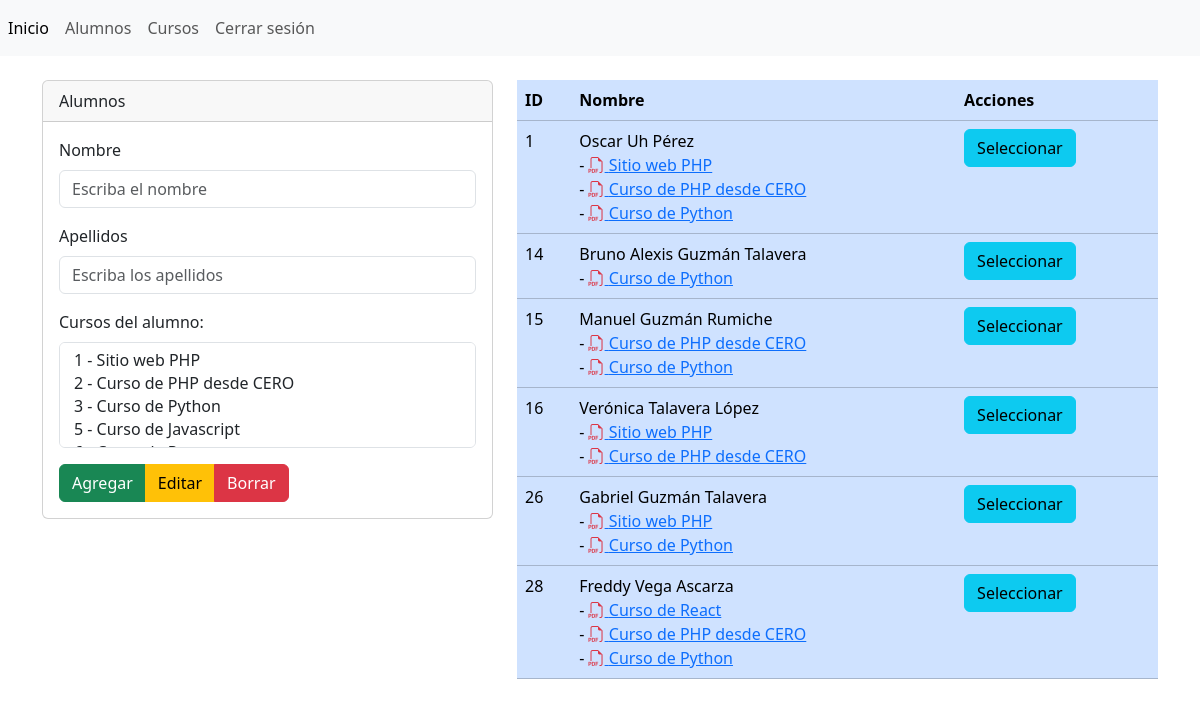
The page /secciones/vista_alumnos.php (signed in) on the database its author committed.
### tables this page shows
CREATE TABLE `alumnos` (
  `id` int(11) NOT NULL,
  `nombre` varchar(255) NOT NULL,
  `apellidos` varchar(255) NOT NULL
);

CREATE TABLE `cursos` (
  `id` int(255) NOT NULL,
  `nombre_curso` varchar(255) NOT NULL
);

### secciones/alumnos.php (called while the page is built, shortened)
<?php
$conexionBD = BD::crearInstancia();
$nombre = isset($_POST['nombre'])?$_POST['nombre']:'';
$apellidos = isset($_POST['apellidos'])?$_POST['apellidos']:'';
$sql = "SELECT * FROM alumnos";
$listaAlumnos = $conexionBD->query($sql);
$alumnos = $listaAlumnos->fetchAll();
foreach($alumnos as $clave => $alumno){
    $sql = "SELECT * FROM cursos WHERE id IN (SELECT idcurso FROM alumnos_cursos WHERE idalumno=:idalumno)";
    $consulta = $conexionBD->prepare($sql);
    $consulta->bindParam(':idalumno',$alumno['id']);
    $consulta->execute();
    $cursosAlumno = $consulta->fetchAll();
    $alumnos[ $clave]['cursos'] = $cursosAlumno;
}
$sql = "SELECT * FROM cursos";
$listaCursos = $conexionBD->query($sql);
$cursos = $listaCursos->fetchAll();
?>

### secciones/vista_alumnos.php (the view, shortened to what this page needs)
<?php include('../templates/cabecera.php') ?>
<?php include('../secciones/alumnos.php'); ?>
<br/>
<div class="row">
    <div class="col-5">
            <form action="" method="post">
                <div class="card">
                    <div class="card-header">Alumnos</div>
                    <div class="card-body">
                        <div class="mb-3">
                            <label for="" class="form-label">Nombre</label>
                            <input
                                type="text"
                                class="form-control"
                                name="nombre"
                                value="<?php echo $nombre; ?>"
                                id="nombre"
                                aria-describedby="helpId"
                                placeholder="Escriba el nombre"
                            />
                        </div>
                        <div class="mb-3">
                            <label for="apellidos" class="form-label">Apellidos</label>
                            <input
                                type="text"
                                class="form-control"
                                name="apellidos"
                                value="<?php echo $apellidos; ?>"
                                id="apellidos"
                                aria-describedby="helpId"
                                placeholder="Escriba los apellidos"
                            />
                        </div>
                        <div class="mb-3">
                            <label for="" class="form-label">Cursos del alumno:</label>
                            <select multiple class="form-control" name="cursos[]" id="listaCursos">
                                <?php foreach($cursos as $curso){ ?>
                                    <option
                                        <?php
                                            if(!empty($arregloCursos)):
                                                if(in_array($curso['id'],$arregloCursos)):
                                                    echo 'selected';
                                                endif;
                                            endif;
                                        ?>
                                        value="<?php echo $curso['id'];?>" >
                                    </option>
                                <?php } ?>
                            </select>
                        </div>
                        <div class="btn-group" role="group" aria-label="Button group name">
                            <button type="submit" name="accion" value="agregar" class="btn btn-success">Agregar</button>
                            <button type="submit" name="accion" value="editar" class="btn btn-warning">Editar</button>
                            <button type="submit" name="accion" value="borrar" class="btn btn-danger">Borrar</button>
                        </div>
                    </div>
                </div>
            </form>
    </div>
    <div class="col-7">
        <div class="table-responsive">
            <table class="table table-primary">
                <thead>
                    <tr>
                        <th scope="col">ID</th>
                        <th scope="col">Nombre</th>
                        <th scope="col">Acciones</th>
                    </tr>
                </thead>
                <tbody>
                    <?php foreach($alumnos as $alumno): ?>
                    <tr class="">
                        <td><?php echo $alumno['id']; ?></td>
                        <td>
                            <?php echo $alumno['nombre']; ?> <?php echo $alumno['apellidos']; ?>
                            <br/>
                            <?php foreach($alumno["cursos"] as $curso){ ?>
                                - <a href="certificado.php?idcurso=<?php echo $curso['id']; ?>&idalumno=<?php echo $alumno['id']; ?>">
                                <i class="bi bi-filetype-pdf text-danger"></i> <?php echo $curso['nombre_curso']; ?>
                                </a><br/>
                            <?php    } ?>
                        </td>
                        <td>
                            <form action="" method="post">
                                <input type="submit" value="Seleccionar" name="accion" class="btn btn-info">
                            </form>
                        </td>
                    </tr>
                    <?php endforeach; ?>
                </tbody>
            </table>
        </div>
    </div>
</div>
<link href="https://cdn.jsdelivr.net/npm/tom-select@2.3.1/dist/css/tom-select.css" rel="stylesheet">
<?php include('../templates/pie.php') ?>

### templates/cabecera.php (shortened to what this page needs)
<!doctype html>
<html lang="en">
    <head>
        <link
            href="https://cdn.jsdelivr.net/npm/bootstrap@5.3.2/dist/css/bootstrap.min.css"
            rel="stylesheet"
        />
        <link
            rel="stylesheet"
            href="https://cdn.jsdelivr.net/npm/bootstrap-icons@1.8.1/font/bootstrap-icons.css"
        />
    </head>
    <body>
        <nav class="navbar navbar-expand navbar-light bg-light">
            <div class="nav navbar-nav">
                <a class="nav-item nav-link active" href="index.php">Inicio</a>
                <a class="nav-item nav-link" href="vista_alumnos.php">Alumnos</a>
                <a class="nav-item nav-link" href="vista_cursos.php">Cursos</a>
                <a class="nav-item nav-link" href="cerrar.php">Cerrar sesión</a>
            </div>
        </nav>
        <div class="container">

### templates/pie.php (shortened to what this page needs)
        </div>
    </body>
</html>

### rows shown on the page
alumnos: id "1", nombre "Oscar", apellidos "Uh Pérez"
cursos: $curso['id'] 1 (drawn), nombre_curso "Sitio web PHP"
cursos: $curso['id'] 2 (drawn), nombre_curso "Curso de PHP desde CERO"
cursos: $curso['id'] 3 (drawn), nombre_curso "Curso de Python"
alumnos: id "14", nombre "Bruno Alexis", apellidos "Guzmán Talavera"
alumnos: id "15", nombre "Manuel", apellidos "Guzmán Rumiche"
alumnos: id "16", nombre "Verónica", apellidos "Talavera López"
alumnos: id "26", nombre "Gabriel", apellidos "Guzmán Talavera"
alumnos: id "28", nombre "Freddy", apellidos "Vega Ascarza"
cursos: $curso['id'] 6 (drawn), nombre_curso "Curso de React"
